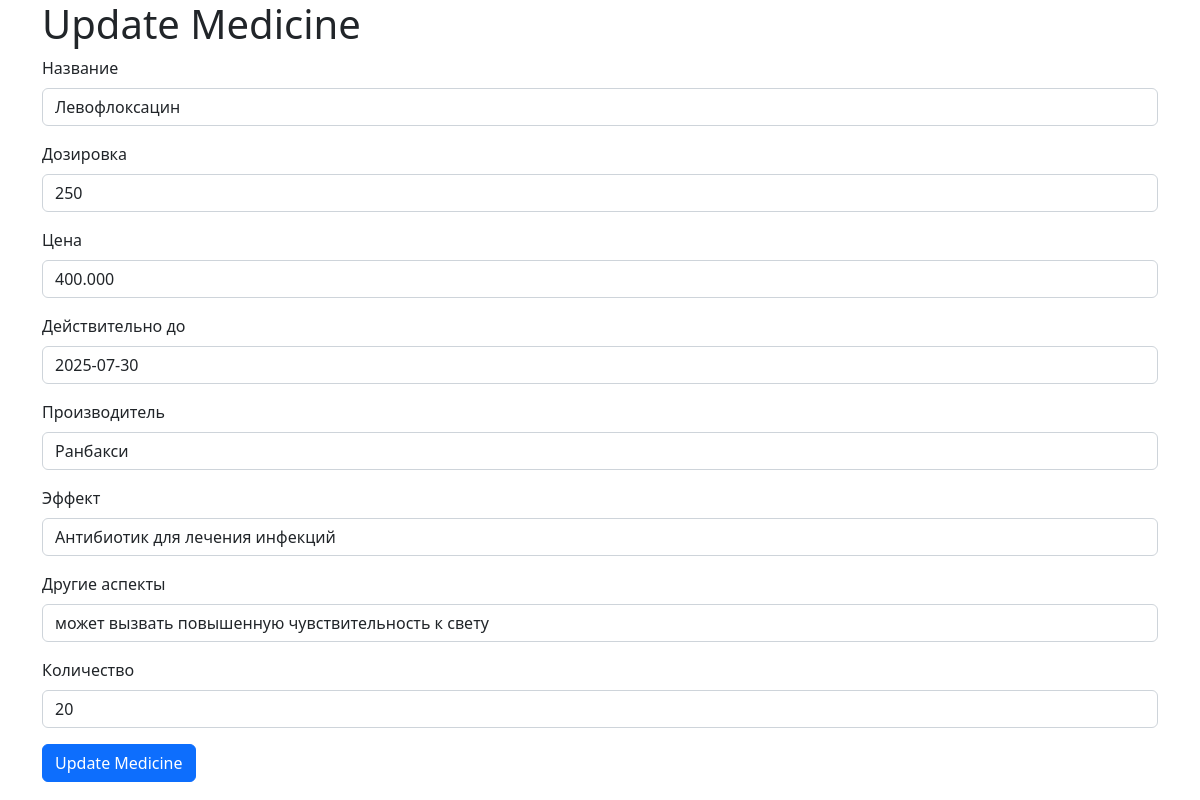
The page /meds/7/update/ on the database its author committed.
### api/models.py (models this page shows, shortened)
class Medicine(models.Model):
    med_n = models.CharField(max_length=30, verbose_name="Название")
    dose = models.IntegerField(verbose_name="Дозировка", )
    price = models.DecimalField(max_digits=10, decimal_places=3, verbose_name="Цена")
    until = models.DateField(verbose_name="Действительно до")
    dev = models.CharField(max_length=30, verbose_name="Производитель")
    effect = models.CharField(max_length=100, verbose_name="Эффект")
    others = models.CharField(max_length=100, verbose_name="Другие аспекты")
    amount = models.IntegerField(verbose_name="Количество")
    class Meta:
        verbose_name = "Лекарство"
        verbose_name_plural = "Лекарства"

### api/views.py (the view)
# urls.py: path('meds/<int:pk>/update/', MedicineUpdateView.as_view(), name='upd_med'),
class MedicineUpdateView(UpdateView):
    model = Medicine
    template_name = 'form.html'
    form_class = MedicineForm
    success_url = reverse_lazy('meds-list')

### api/forms.py
class MedicineForm(forms.ModelForm):
    class Meta:
        model = Medicine
        fields = '__all__'
        widgets = {
                    'med_n': forms.TextInput(attrs={'class': 'form-control'}),
                    'dose': forms.NumberInput(attrs={'class': 'form-control'}),
                    'price': forms.NumberInput(attrs={'class': 'form-control'}),
                    'until': forms.DateInput(attrs={'class': 'form-control'}),
                    'dev': forms.TextInput(attrs={'class': 'form-control'}),
                    'effect': forms.TextInput(attrs={'class': 'form-control'}),
                    'others': forms.TextInput(attrs={'class': 'form-control'}),
                    'amount': forms.NumberInput(attrs={'class': 'form-control'}),
                }

### templates/form.html (shortened to what this page needs)
<!DOCTYPE html>
<html lang="en">
<head>
    <link href="https://cdn.jsdelivr.net/npm/bootstrap@5.2.3/dist/css/bootstrap.min.css" rel="stylesheet">
</head>
<body>
    <div class="container">
        <h1>Update Medicine</h1>
        <form method="post">
            {% for field in form %}
                <div class="mb-3">
                    <label for="{{ field.id_for_label }}" class="form-label">{{ field.label }}</label>
                    {{ field }}
                </div>
            {% endfor %}
            <button type="submit" class="btn btn-primary">Update Medicine</button>
        </form>
    </div>
</body>
</html>

### rows shown on the page
Medicine: form "Левофлоксацин" "250" "400.000" "2025-07-30" "Ранбакси" "Антибиотик для лечения инфекций" "может вызвать повышенную чувствительность к свету" "20"

### other values the page prints
{{ field.label }} "Название" "Дозировка" "Цена" "Действительно до" "Производитель" "Эффект" "Другие аспекты" "Количество"
